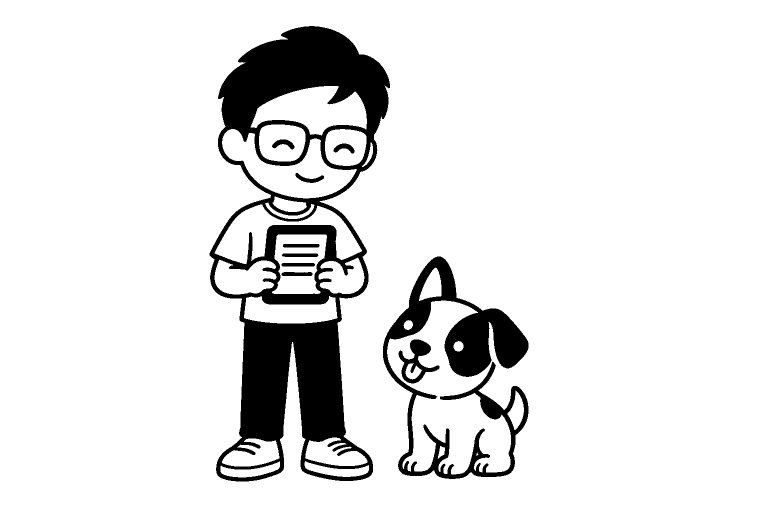
#> input picture docs/brand/characters/duo.png, 1536 x 1024 px, given in place of dog.png, which was not available (shown at 1/2 size)
$ python build_rickyos_avatars.py
#> lines starting #> are read from the running program, lines starting #| are printed output that depends on the picture; after the words box and inside, x2 and y2 are one past the last pixel; in counts of white or black regions, pixels touching at a corner belong together; pictures that were not available may be replaced by others from this repository, and a replacement may not be noted
#!/usr/bin/env python3
"""Default RickyOS avatars: the brand puppy and its animal friends, in the brand character style.

The sources are PNG drawings in src/images/sources/rickyos/avatars/: the puppy is cut from the
character sheet, the friends were drawn with an image model against docs/brand/characters/
(see docs/brand/rickyos-characters.md) and are kept as the editable originals. Each
is cropped to its ink, centred inside the circle the firmware masks to, reduced to
160 px and kept as 4-bit ink coverage, run-length coded (line art is mostly long runs of
paper or ink, so this is about the size a 1-bit copy would be). The firmware area-samples
it down at draw time: graded edges on a 16-level frame, the 1-bit threshold otherwise.

Run: python3 scripts/build_rickyos_avatars.py [--out header.h] [--preview sheet.png]
"""
import argparse
from pathlib import Path

from PIL import Image, ImageDraw

ROOT = Path(__file__).resolve().parents[1]
SOURCES = ROOT / 'src/images/sources/rickyos/avatars'
HEADER = ROOT / 'src/components/icons/rickyAvatars.h'
SIZE = 160
# Settings store "@avatar:<index>": this order is persistent and must never change.
AVATARS = [
    ('dog', 'The brand puppy (the default avatar), cut from docs/brand/characters/puppy_expressions.png'),
    ('cat', 'Cat in a scarf'),
    ('rabbit', 'Rabbit in a beret'),
    ('bear', 'Bear with headphones'),
    ('panda', 'Panda in a bow tie'),
    ('fox', 'Fox in a collar'),
    ('owl', 'Owl in round glasses'),
    ('penguin', 'Penguin in a beanie'),
    ('bichon', 'Bichon in a bandana (replaced the koala, same slot)'),
]
# The default avatar (index 0) follows Profile -> Theme: the cat theme shows this instead of the puppy.
CAT_DEFAULT = ('catDefault', 'theme-cat', "The cat theme's default avatar: the P1 kitten's head, framed like the puppy")
INK_LEVEL = 128     # source pixels darker than this count as ink when finding the drawing
FILL = 0.80         # share of the circle's diameter the drawing's width may take
TOP = 0.10          # top margin, as a share of the circle's diameter


def to_coverage(path: Path, fill: float = FILL, top: float = TOP) -> Image.Image:
    """The drawing at SIZE px as ink coverage 0 (paper) .. 15 (ink)."""
#> called with fill = 0.8, top = 0.1
    source = Image.open(path).convert('L')
#> source is the input picture: PIL image 1536x1024 L; 89.6% white; 10 black regions, largest, box (x1, y1, x2, y2) and area: (419, 52, 780, 963) 119847, (766, 513, 1057, 958) 37193, (797, 679, 879, 767) 2739
    box = source.point(lambda v: 255 if v < INK_LEVEL else 0).getbbox()
#> box = (419, 52, 1057, 963)
    if box is None:
        raise SystemExit(f'{path.name}: no ink found')
    left, top_, right, bottom = box
#> left = 419; top_ = 52; right = 1057; bottom = 963
    # Fit the width; a portrait's shoulders may run off the bottom of the circle, its ears may not.
    side = int(max(right - left, (bottom - top_) * 0.9) / fill)
#> side = 1024
    cx = (left + right) // 2
#> cx = 738
    canvas = Image.new('L', (side, side), 255)
#> canvas: PIL image 1024x1024 L; every value is 255
    canvas.paste(source.crop(box), (side // 2 - (cx - left), int(side * top)))
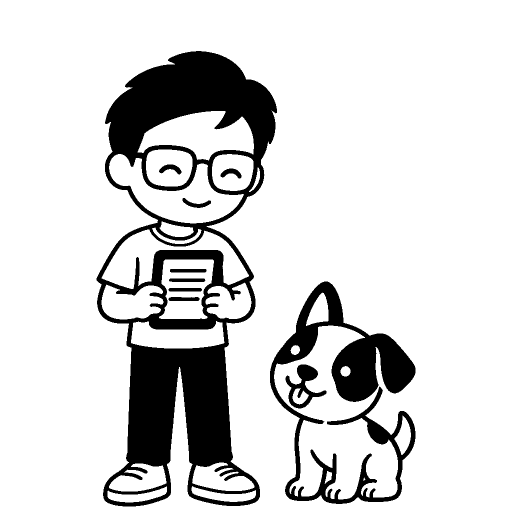
#> canvas: PIL image 1024x1024 L (shown at 1/2 size); 84.4% white; 10 black regions, largest, box (x1, y1, x2, y2) and area: (193, 102, 554, 1013) 119847, (540, 563, 831, 1008) 37193, (571, 729, 653, 817) 2739
    small = canvas.resize((SIZE, SIZE), Image.LANCZOS)
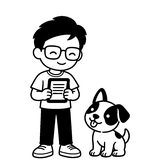
#> small: PIL image 160x160 L; min 0, max 255, mean 214.9
    return small.point(lambda v: (255 - v) * 15 // 255 if v < 248 else 0)
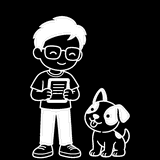
#> returned value: PIL image 160x160 L; min 0, max 15, mean 2.28; drawn with min black and max white


# [82 lines left out: functions rle, header_text, drawn, preview, not called in this run]


def main() -> None:
    parser = argparse.ArgumentParser()
    parser.add_argument('--out', type=Path, default=HEADER)
    parser.add_argument('--preview', type=Path)
    args = parser.parse_args()
    images = [to_coverage(SOURCES / f'{name}.png') for name, _ in AVATARS]
#> call 2 of to_coverage, with fill = 0.8, top = 0.1
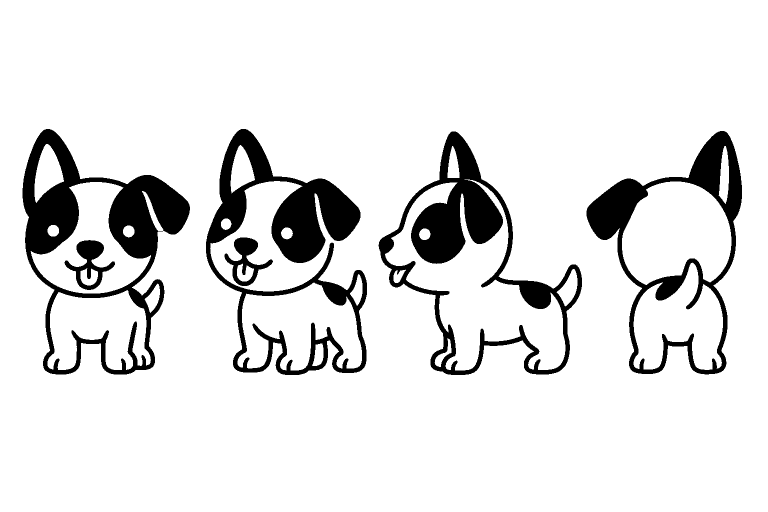
#> input picture docs/brand/characters/puppy_turnaround.png, 1536 x 1024 px, given in place of cat.png, which was not available (shown at 1/2 size)
#> in to_coverage, source is the input picture: PIL image 1536x1024 L; 89% white; 6 black regions, box (x1, y1, x2, y2) and area: (45, 258, 380, 749) 47036, (412, 258, 734, 750) 45745, (757, 263, 1164, 750) 41946, (1173, 262, 1484, 749) 31797, (129, 480, 230, 580) 3727, (449, 475, 546, 572) 3355
#> in to_coverage (call 2), `box = source.point(lambda v: 255 if v < INK_LEVEL else 0).getbbox()`: box = (45, 258, 1484, 750)
#> in to_coverage (call 2), `left, top_, right, bottom = box`: left = 45; top_ = 258; right = 1484; bottom = 750
#> in to_coverage (call 2), `side = int(max(right - left, (bottom - top_) * 0.9) / fill)`: side = 1798
#> in to_coverage (call 2), `cx = (left + right) // 2`: cx = 764
#> in to_coverage (call 2), `canvas = Image.new('L', (side, side), 255)`: canvas: PIL image 1798x1798 L; every value is 255
#> in to_coverage (call 2), `canvas.paste(source.crop(box), (side // 2 - (cx - left), int(side * to..`:
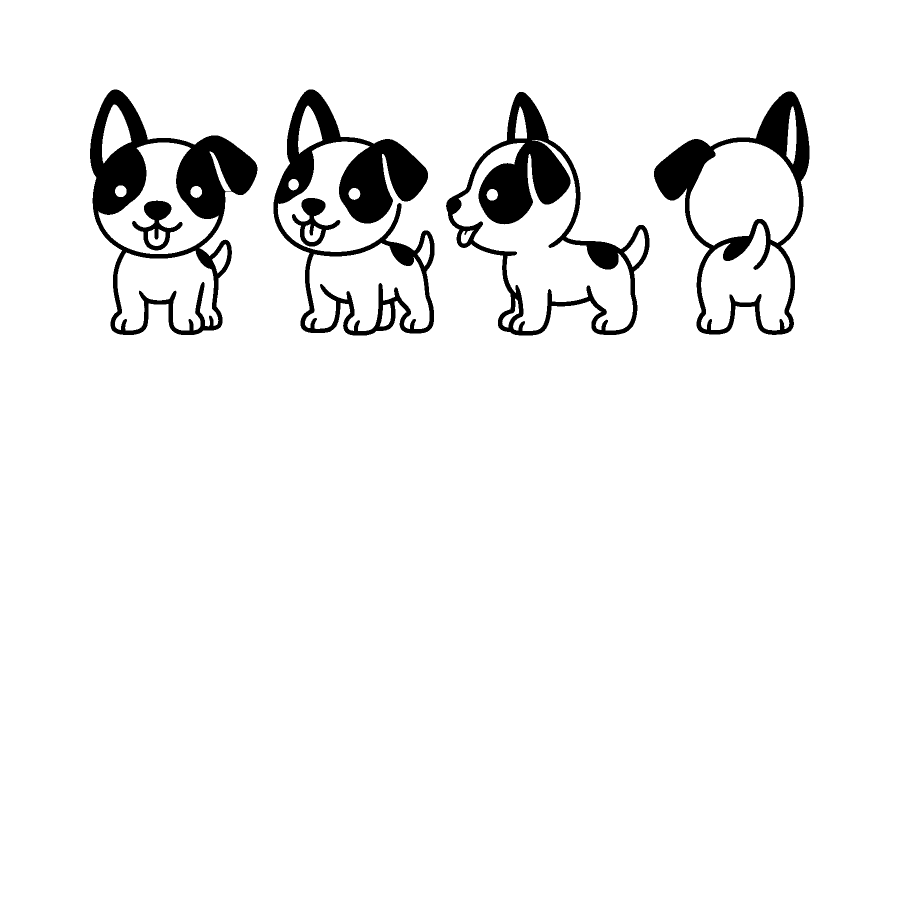
#> canvas: PIL image 1798x1798 L (shown at 1/2 size); 94.6% white; 6 black regions, box (x1, y1, x2, y2) and area: (180, 179, 515, 670) 47036, (547, 179, 869, 671) 45745, (892, 184, 1299, 671) 41946, (1308, 183, 1619, 670) 31797, (264, 401, 365, 501) 3727, (584, 396, 681, 493) 3355
#> in to_coverage (call 2), `small = canvas.resize((SIZE, SIZE), Image.LANCZOS)`:
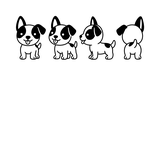
#> small: PIL image 160x160 L; min 0, max 255, mean 240.9
#> in to_coverage (call 2), `return small.point(lambda v: (255 - v) * 15 // 255 if v < 248 else 0)`:
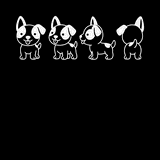
#> returned value: PIL image 160x160 L; min 0, max 15, mean 0.782; drawn with min black and max white
    cat_default = to_coverage(SOURCES / f'{CAT_DEFAULT[1]}.png', fill=0.74, top=0.13)  # ear tips clear the circle
    args.out.write_text(header_text(images, cat_default))
    if args.preview:
        preview(images + [cat_default], args.preview)


if __name__ == '__main__':
#> (the run stopped early here; a loop or call above may not have finished)
